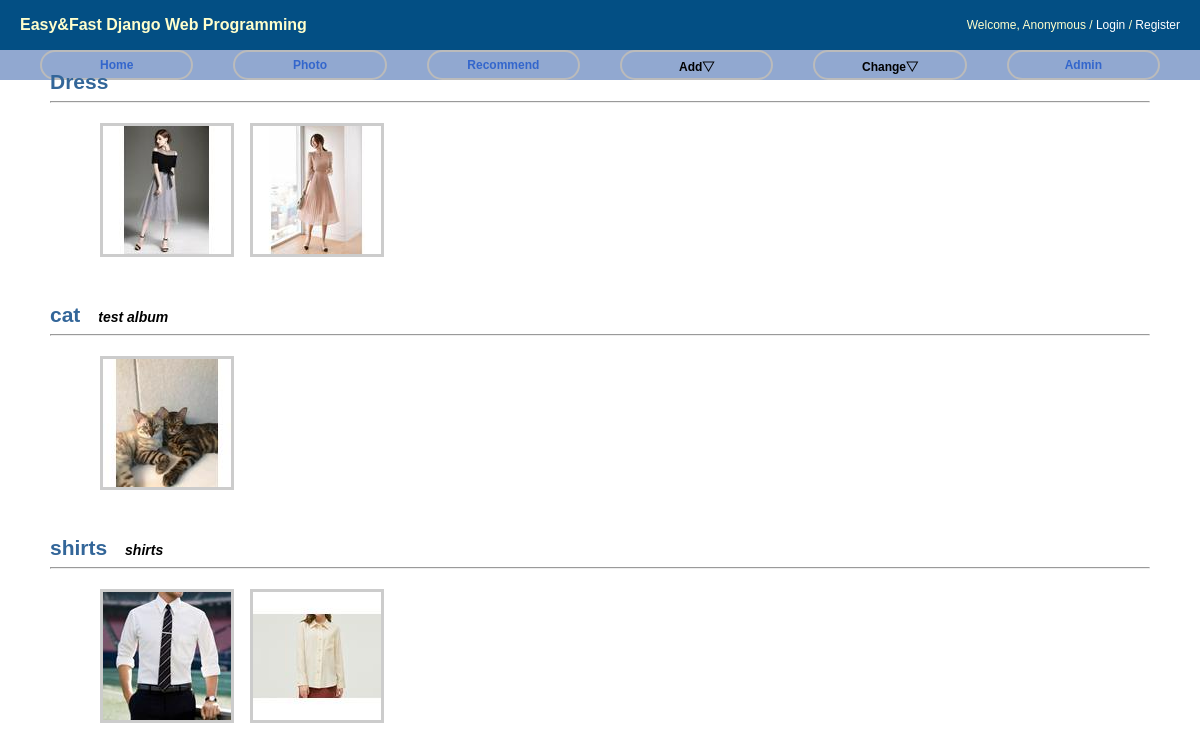
Before: /photo/ with the older database file.
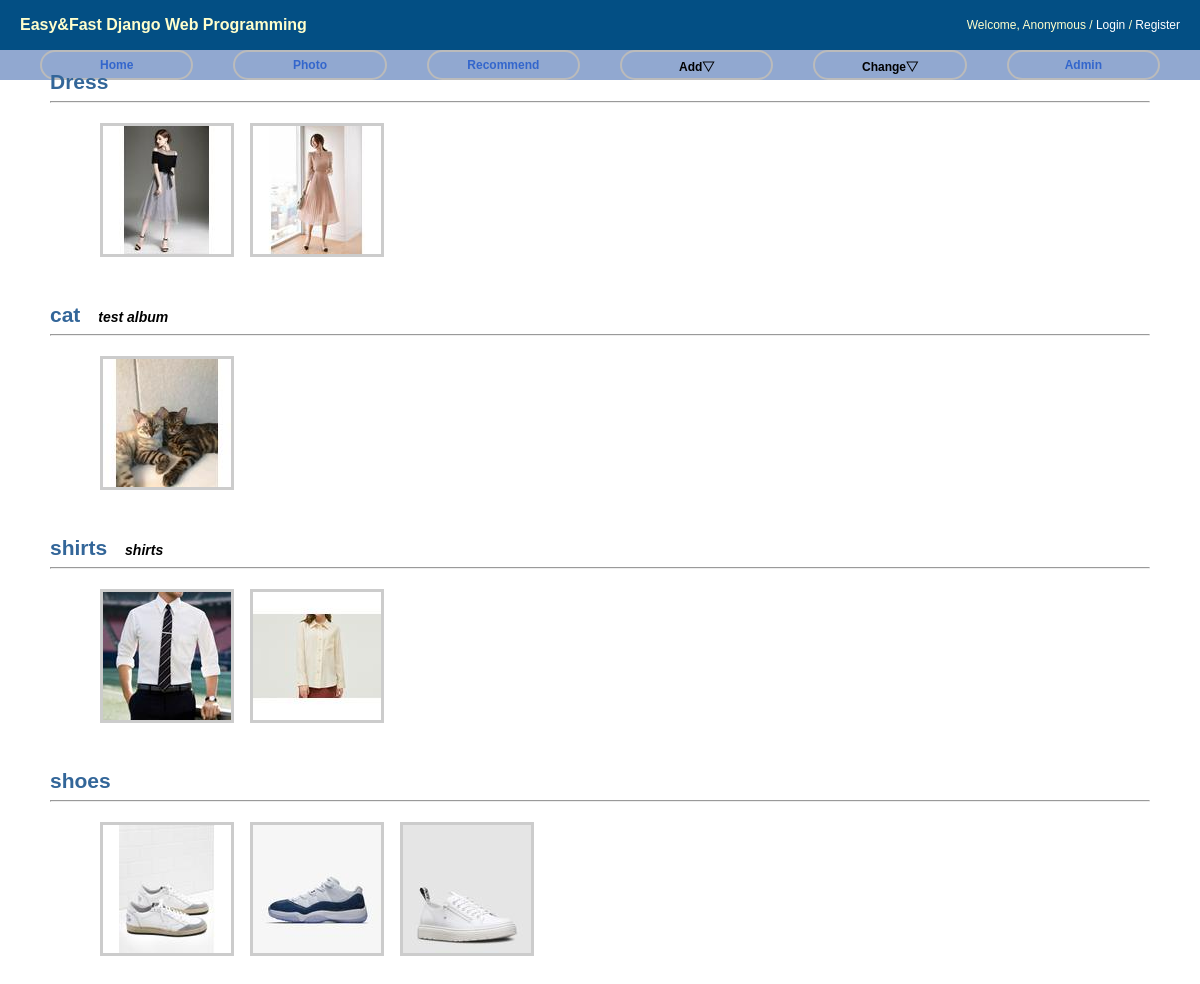
After: the same page with the newer database file.
### photo/models.py (models this page shows, shortened)
class Album(models.Model):
    name = models.CharField(max_length=50)
    description = models.CharField('One Line Description', max_length=100, blank=True)
    owner = models.ForeignKey(User, on_delete=models.CASCADE, null=True)
    class Meta:
        ordering = ['name']

class Photo(models.Model):
    album = models.ForeignKey('Album', on_delete=models.CASCADE)
    title = models.CharField(max_length=50)
    image = ThumbnailImageField(upload_to='photo/%Y/%m')
    description = models.TextField('Photo Description', blank=True)
    upload_date = models.DateTimeField('Upload Date', auto_now_add=True)
    owner = models.ForeignKey(User, on_delete=models.CASCADE, null=True)
    class Meta:
        ordering = ['title']
    def get_absolute_url(self):
        return reverse('photo:photo_detail', args=(self.id,))

### photo/views.py (the view)
# urls.py: path('', AlbumLV.as_view(), name='index'),
class AlbumLV(ListView):
    model = Album

### photo/fields.py (called while the page is built)
def _add_thumb(s):
    parts = s.split(".")
    parts.insert(-1, "thumb")
    if parts[-1].lower() not in ['jpeg', 'jpg']:
        parts[-1] = 'jpg'
    return ".".join(parts)

    def _get_thumb_url(self):
        return _add_thumb(self.url)

### photo/templates/photo/album_list.html (shortened to what this page needs)
{% extends "base.html" %}
{% load staticfiles %}
{% block extrastyle %}{% static "photo/photo.css" %}{% endblock %}
{% block content %}
<div id="content">
    {% for item in object_list %}
    <div class="clear_float">
        <h2 style="display:inline"><a href="{% url 'photo:album_detail' item.id %}">{{ item.name }}</a></h2>
        &emsp;<b><i>{{ item.description }}</i></b>
    </div>
    <hr/>
    <div class="album-list">
        {% for photo in item.photo_set.all|slice:":5" %}
        <div class="album-list-photo">
            <a href="{{ photo.get_absolute_url }}">
            <img class="thumbnail" src="{{ photo.image.thumb_url }}" />
            </a>
        </div>
        {% endfor %}
    </div>
    {% endfor %}
</div>
{% endblock %}

### templates/base.html (shortened to what this page needs)
<!DOCTYPE html>
<html lang="ko">
<head>
{% load staticfiles %}
<link rel="stylesheet" type="text/css" href="{% block stylesheet %}{% static "css/base.css" %}{% endblock %}?ver=1" />
<link rel="stylesheet" type="text/css" href="{% block extrastyle %}{% endblock %}" />
</head>
<body>
<div id="header">
    <h2 class="maintitle">Easy&amp;Fast Django Web Programming</h2>
    {% if user.is_active %}
    <h4 class="welcome">Welcome,
                <strong>{% firstof user.get_short_name user.get_username %}</strong> /
                <a href="{% url 'password_change' %}">Change Password</a> /
                <a href="{% url 'logout' %}">Logout</a>
    </h4>
    {% else %}
    <h4 class="welcome">Welcome, Anonymous /
                <a href="{% url 'login' %}">Login</a> /
                <a href="{% url 'register' %}">Register</a>
    </h4>
    {% endif %}
</div>
<div id="menu">
    <li><a href="{% url 'home' %}">Home</a></li>
    <li><a href="{% url 'photo:index' %}">Photo</a></li>
    <li><a href="{% url 'recommend:index' %}">Recommend</a> </li>
    <li>Add&bigtriangledown;</a>
    </li>
    <li>Change&bigtriangledown;</a>
    </li>
    <li><a href="#">Admin</a></li>
</div>
<pre>
</pre>
{% block content %}{% endblock %}
</body>
</html>

### static/css/base.css (style rules this page uses)
body { font-family: "Lucida Grande", Verdana, Arial, sans-serif; font-size: 14px; }
div#header { position: absolute; top: 0px; left: 0px; height: 50px; width: 100%; display: table; background-color: #034f84; }
div#menu { position: absolute; top: 50px; left: 0px; height: 30px; width: 100%; display: table; table-layout: fixed; border-spacing: 40px 0px; background: #91A8d0; font-size: 12px; }
div#content { position: absolute; top: 70px; left: 50px; right: 50px; }
.maintitle { display: table-cell; vertical-align: middle; padding-left: 20px; color: #ffc; font-weight: bold; font-size: 16px; }
.welcome { display: table-cell; vertical-align: middle; text-align: right; padding-right: 20px; color: #ffc; font-weight: normal; font-size: 12px; }
.welcome a:link, .welcome a:visited { color: white; }
div#menu a:link, div#menu a:visited { color: #36c; }
div#menu > li { display: table-cell; vertical-align: middle; border: 2px solid #bbb; border-radius: 25px; text-align: center; font-weight: bold; }
a:link, a:visited { color: #369; text-decoration: none; }

### photo/static/photo.css (style rules this page uses)
div.album-list { margin: 20px 50px; }
div.album-list-photo { float: left; width: 150px; height: 180px; }
img.thumbnail { border:3px solid #ccc; }
div.clear_float { clear: both; }

Changed rows visible on the page:
added Album: name "shoes"
added Photo: shows a picture, shown under "shoes"
added Photo: shows a picture, shown under "shoes"
added Photo: shows a picture, shown under "shoes"
